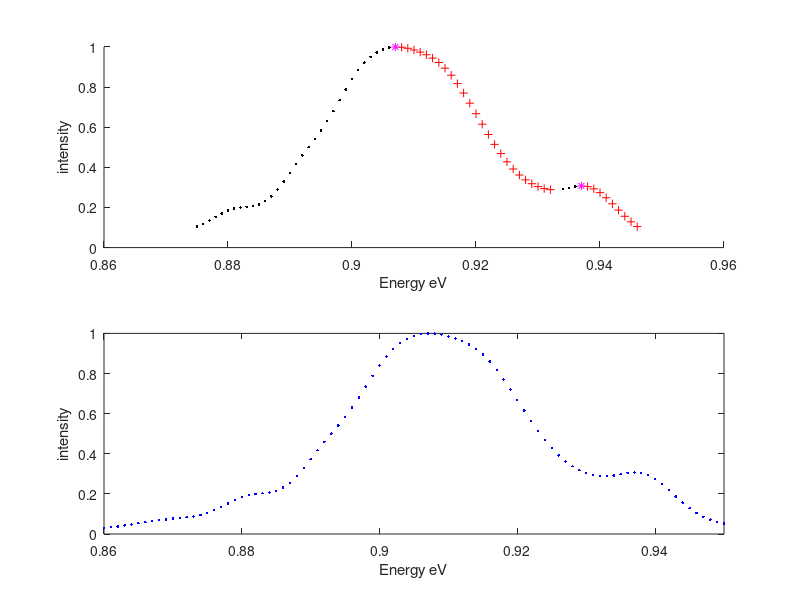

This chart was generated by the following MATLAB code:
clear all
clc
close all

%{
I will work on multiple gaussian fits here
https://en.wikipedia.org/wiki/Full_width_at_half_maximum
%}
fid=fopen('Li_on_Au_001_25Deg_nofric.txt','r');


%the first line has the recorded names of values
names_of_values=textscan(fid, '%s %s %s %s ', 1);
%the second line has the data for these values
first_data_value=textscan(fid, '%f %f %f %f ',1);
remainingdata=textscan(fid, '%f %f ');

fclose (fid);

%now unpack the big stuff
energy(1,1)=first_data_value{1,1}(:,:);
%weight=every_data_value{1,8}(:,:);
intensity(1,1)=first_data_value{1,1}(:,:);

cnt0=1;

for jj = 2:1:1000
  energy(jj,1)=remainingdata{1,1}(cnt0,1);
  intensity(jj,1)=remainingdata{1,2}(cnt0,1);
  cnt0=cnt0+1;
 
endfor

%Now lets look for local max values
cnt=0;
localmax =0;
localindex=0;
localwidth=0;
for kk = 6:length(intensity)-6
  
  #i establish anything below 0.1 as the noise
  if intensity(kk,1) >= 0.1
    if   intensity(kk,1) > intensity(kk-1,1) && intensity(kk,1)> intensity(kk+1,1) 
    
      localmax(cnt+1,1)=intensity(kk,1)   ;
      localindex(cnt+1,1)=energy(kk,1);
      %update counter
      cnt=cnt+1;
    endif
  endif
  
endfor

cnt2=1; localvalsdown=0; cnt3=0; localindexdown=0;

%Now let's find linear values
 cnt6=1;
for mm = 4:length(intensity)-4
     %The problem wit this fwhm is due to the fact that the smaller peak does not actually have a datapoint at it's FWHM
     %This works for the larger gaussian peak
      for pp =1#:length(localmax)
        if ((intensity(mm,1) <= (localmax(pp)/2)) &&  (intensity(mm+1,1) >= (localmax(pp)/2))) || ((intensity(mm-1,1) >= (localmax(pp)/2)) &&  (intensity(mm,1) <= (localmax(pp)/2)))
          %we are approximately at the fullwidth half max location of peaks (the actual fwhm is every two data values in here)
          FWHM(cnt6,1)=energy(mm,1);
          cnt6=cnt6+1;
        endif
      endfor
      
    #i establish anything below 0.1 as the noise
  if intensity(mm,1) >= 0.1
    if  (intensity(mm-1,1)  < intensity(mm,1) ) &&  (intensity(mm,1) < intensity(mm+1,1)) 
      localval(cnt2,1) = intensity(mm,1);
      localindexup(cnt2,1) = energy(mm,1);
      %update counter
      cnt2=cnt2+1;

    elseif (intensity(mm,1) < intensity(mm-1,1)) && (intensity(mm,1)> intensity(mm+1,1)) 

     localvalsdown(cnt3+1 ,1 )=intensity(mm,1);
     localindexdown(cnt3+1,1)=energy(mm,1);
     cnt3=cnt3+1;
    
    endif
  endif
  
endfor
figure(1)
subplot(2,1,1)
hold on
plot(localindexup, localval , '.k')
plot(localindexdown, localvalsdown, '+r')
plot(localindex, localmax, 'm*')
xlabel('Energy eV')
ylabel('intensity')
subplot(2,1,2)
plot(energy,intensity, 'b.')
xlim([0.86 0.95])
ylabel('intensity')
xlabel('Energy eV')

%to get an approximate of the full width
cnt4=1;
for nn = 1:length(localvalsdown)-1
  %attempt to get the first peaks right most data point width
   if localvalsdown(nn,1) < localvalsdown(nn+1,1)
     %then we should be at the next set of values going update
     energysave(cnt4,1)=localindexdown(nn,1);
     cnt4=cnt4+1;
   endif
   
endfor

cnt5=1;
for oo = 1:length(localval)-1
  %attempt to get the second peak's leftmost datapoint
   if localval(oo,1) > localval(oo+1,1)
     %then we should be at the next set of values going update
     energysave1(cnt5,1)=localindexup(oo,1);
     cnt5=cnt5+1;
   endif
   
endfor

peak1width= 100*(FWHM(2,1)-FWHM(1,1));
peak2width= 100*(localindexdown(end,1)-energysave);

%recall FWHM = 2.35*sigma
    %https://en.wikipedia.org/wiki/Gaussian_function
sigma1=peak1width/2.35;
sigma2=peak2width/2.35;
amp1=localmax(1,1);
amp2=localmax(2,1);
x1=100*localindex(1,1)
x2=100*localindex(2,1);

fprintf('sigma 1 , sigma2, amp1, amp2, x1, x2 \n');
fprintf('%f %f %f %f %f %f \n', sigma1, sigma2, amp1, amp2, x1, x2);


